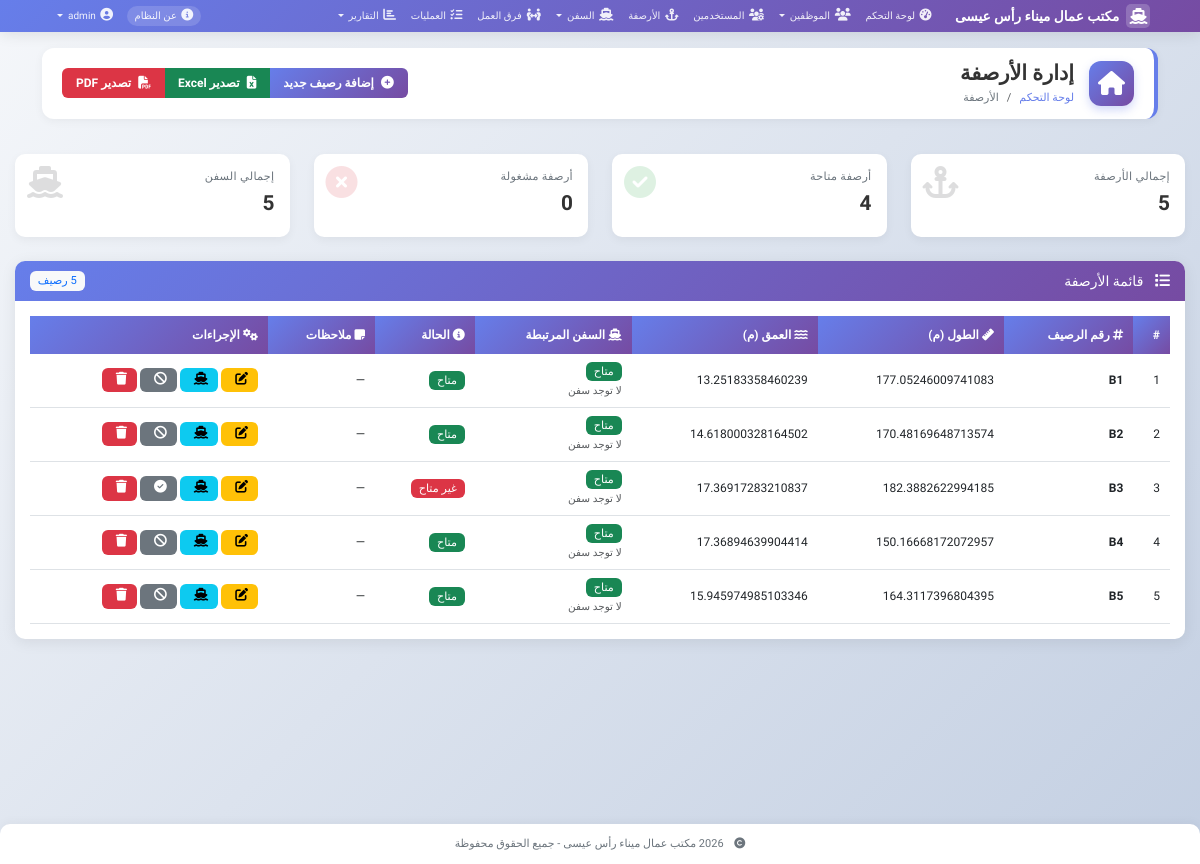
The page /berths (signed in) on the database its author committed.
### models.py (models this page shows, shortened)
class User(UserMixin, db.Model):
    __tablename__ = 'users'
    id = db.Column(db.Integer, primary_key=True)
    username = db.Column(db.String(80), unique=True, nullable=False)
    email = db.Column(db.String(120), unique=True, nullable=False)
    password_hash = db.Column(db.String(200), nullable=False)
    role = db.Column(db.String(20), nullable=False, default='employee')
    is_active = db.Column(db.Boolean, default=True)
    created_at = db.Column(db.DateTime, default=datetime.utcnow)
    def is_admin(self):
        return self.role == 'admin'

class Berth(db.Model):
    __tablename__ = 'berths'
    id = db.Column(db.Integer, primary_key=True)
    number = db.Column(db.String(10), unique=True, nullable=False)
    length = db.Column(db.Float)
    depth = db.Column(db.Float)
    is_available = db.Column(db.Boolean, default=True)
    current_ship_id = db.Column(db.Integer, db.ForeignKey('ships.id'))
    notes = db.Column(db.Text)
    current_ship = db.relationship('Ship')
    @property
    def ships_count(self):
        return Ship.query.filter_by(berth_number=self.number).count()
    @property
    def is_occupied(self):
        return self.current_ship_id is not None

### app.py (the view)
@app.route('/berths')
@login_required
def berth_list():
    berths = Berth.query.all()
    stats = {
        'total': len(berths),
        'active': sum(1 for b in berths if b.is_available),
        'occupied': sum(1 for b in berths if b.is_occupied),
        'total_ships': sum(b.ships_count for b in berths)
    }
    return render_template('berths/list.html', berths=berths, stats=stats)

### app.py (called while the page is built)
@app.context_processor
def inject_now():
    from datetime import datetime
    return {'now': datetime.now}

@login_manager.user_loader
def load_user(user_id):
    return User.query.get(int(user_id))

### templates/berths/list.html (shortened to what this page needs)
{% extends "base.html" %}
{% block page_title %}إدارة الأرصفة{% endblock %}
{% block breadcrumb %}
<li class="breadcrumb-item"><a href="{{ url_for('dashboard') }}">لوحة التحكم</a></li>
<li class="breadcrumb-item active">الأرصفة</li>
{% endblock %}
{% block page_actions %}
<div class="btn-group" role="group">
    {% if current_user.is_admin() %}
    <a href="{{ url_for('add_berth') }}" class="btn btn-primary">
        <i class="fas fa-plus-circle"></i> إضافة رصيف جديد
    </a>
    {% endif %}
    <button class="btn btn-success" onclick="exportToExcel()">
        <i class="fas fa-file-excel"></i> تصدير Excel
    </button>
    <button class="btn btn-danger" onclick="exportToPDF()">
        <i class="fas fa-file-pdf"></i> تصدير PDF
    </button>
</div>
{% endblock %}
{% block content %}
<div class="row mb-4">
    <div class="col-md-3">
        <div class="stat-card">
            <i class="fas fa-anchor stat-icon"></i>
            <div class="stat-title">إجمالي الأرصفة</div>
            <div class="stat-value">{{ stats.total }}</div>
        </div>
    </div>
    <div class="col-md-3">
        <div class="stat-card">
            <i class="fas fa-check-circle stat-icon" style="color: #28a745;"></i>
            <div class="stat-title">أرصفة متاحة</div>
            <div class="stat-value">{{ stats.active }}</div>
        </div>
    </div>
    <div class="col-md-3">
        <div class="stat-card">
            <i class="fas fa-times-circle stat-icon" style="color: #dc3545;"></i>
            <div class="stat-title">أرصفة مشغولة</div>
            <div class="stat-value">{{ stats.occupied }}</div>
        </div>
    </div>
    <div class="col-md-3">
        <div class="stat-card">
            <i class="fas fa-ship stat-icon"></i>
            <div class="stat-title">إجمالي السفن</div>
            <div class="stat-value">{{ stats.total_ships }}</div>
        </div>
    </div>
</div>
<div class="card">
    <div class="card-header bg-primary text-white d-flex justify-content-between align-items-center">
        <h5 class="mb-0">
            <i class="fas fa-list me-2"></i>
            قائمة الأرصفة
        </h5>
        <span class="badge bg-light text-primary">{{ berths|length }} رصيف</span>
    </div>
    <div class="card-body">
        <div class="table-responsive">
            <table class="table table-hover" id="berthsTable">
                <thead>
                    <tr>
                        <th>#</th>
                        <th><i class="fas fa-hashtag"></i> رقم الرصيف</th>
                        <th><i class="fas fa-ruler"></i> الطول (م)</th>
                        <th><i class="fas fa-water"></i> العمق (م)</th>
                        <th><i class="fas fa-ship"></i> السفن المرتبطة</th>
                        <th><i class="fas fa-info-circle"></i> الحالة</th>
                        <th><i class="fas fa-sticky-note"></i> ملاحظات</th>
                        {% if current_user.is_admin() %}
                        <th><i class="fas fa-cogs"></i> الإجراءات</th>
                        {% endif %}
                    </tr>
                </thead>
                <tbody>
                    {% for berth in berths %}
                    <tr>
                        <td>{{ loop.index }}</td>
                        <td>
                            <strong>{{ berth.number }}</strong>
                        </td>
                        <td>{{ berth.length or '—' }}</td>
                        <td>{{ berth.depth or '—' }}</td>
                        <td>
                            {% if berth.is_occupied %}
                                <span class="badge bg-primary">
                                    <i class="fas fa-ship me-1"></i>
                                    {{ berth.current_ship.name if berth.current_ship else 'سفينة' }}
                                </span>
                                <br>
                                <small class="text-muted">مشغول حالياً</small>
                            {% else %}
                                <span class="badge bg-success">متاح</span>
                                <br>
                                <small class="text-muted">لا توجد سفن</small>
                            {% endif %}
                        </td>
                        <td>
                            {% if berth.is_available %}
                                <span class="badge bg-success">متاح</span>
                            {% else %}
                                <span class="badge bg-danger">غير متاح</span>
                            {% endif %}
                        </td>
                        <td>
                            {% if berth.notes %}
                                <i class="fas fa-comment text-muted" title="{{ berth.notes }}"></i>
                            {% else %}
                                —
                            {% endif %}
                        </td>
                        {% if current_user.is_admin() %}
                        <td class="action-buttons">
                            <a href="{{ url_for('edit_berth', id=berth.id) }}" class="btn btn-sm btn-warning" title="تعديل">
                                <i class="fas fa-edit"></i>
                            </a>
                            <button class="btn btn-sm btn-info" title="عرض السفن"
                                    onclick="showBerthShips({{ berth.id }})">
                                <i class="fas fa-ship"></i>
                            </button>
                            <a href="{{ url_for('toggle_berth', id=berth.id) }}" class="btn btn-sm btn-secondary"
                               title="{% if berth.is_available %}تعطيل{% else %}تفعيل{% endif %}">
                                <i class="fas {% if berth.is_available %}fa-ban{% else %}fa-check-circle{% endif %}"></i>
                            </a>
                            <a href="{{ url_for('delete_berth', id=berth.id) }}" class="btn btn-sm btn-danger"
                               onclick="return confirm('⚠️ هل أنت متأكد من حذف الرصيف {{ berth.number }}؟')" title="حذف">
                                <i class="fas fa-trash"></i>
                            </a>
                        </td>
                        {% endif %}
                    </tr>
                    {% endfor %}
                </tbody>
            </table>
        </div>
    </div>
</div>
{% endblock %}

### templates/base.html (shortened to what this page needs)
<!DOCTYPE html>
<html lang="ar" dir="rtl">
<head>
    <link href="https://cdn.jsdelivr.net/npm/bootstrap@5.3.0/dist/css/bootstrap.rtl.min.css" rel="stylesheet">
    <link rel="stylesheet" href="https://cdnjs.cloudflare.com/ajax/libs/font-awesome/6.4.0/css/all.min.css">
    <link rel="stylesheet" href="https://cdn.datatables.net/1.13.4/css/dataTables.bootstrap5.min.css">
    <link rel="stylesheet" href="https://cdn.jsdelivr.net/npm/sweetalert2@11/dist/sweetalert2.min.css">
</head>
<body>
    <nav class="navbar navbar-expand-lg">
        <div class="container-fluid">
            <a class="navbar-brand" href="{{ url_for('index') }}">
                <i class="fas fa-ship"></i>
                مكتب عمال ميناء رأس عيسى
            </a>
            <div class="collapse navbar-collapse" id="navbarNav">
                {% if current_user.is_authenticated %}
                <ul class="navbar-nav me-auto">
                    <li class="nav-item">
                        <a class="nav-link {% if request.endpoint == 'dashboard' %}active{% endif %}" href="{{ url_for('dashboard') }}">
                            <i class="fas fa-tachometer-alt"></i>
                            لوحة التحكم
                        </a>
                    </li>
                    <li class="nav-item dropdown">
                        <a class="nav-link dropdown-toggle" href="#" role="button" data-bs-toggle="dropdown">
                            <i class="fas fa-users"></i>
                            الموظفين
                        </a>
                    </li>
                    {% if current_user.is_admin() %}
                    <li class="nav-item">
                        <a class="nav-link {% if request.endpoint in ['user_list', 'add_user', 'edit_user'] %}active{% endif %}" href="{{ url_for('user_list') }}">
                            <i class="fas fa-users-cog"></i>
                            المستخدمين
                        </a>
                    </li>
                    {% endif %}
                    <li class="nav-item">
                        <a class="nav-link {% if request.endpoint in ['berth_list', 'add_berth', 'edit_berth'] %}active{% endif %}" href="{{ url_for('berth_list') }}">
                            <i class="fas fa-anchor"></i>
                            الأرصفة
                        </a>
                    </li>
                    <li class="nav-item dropdown">
                        <a class="nav-link dropdown-toggle" href="#" role="button" data-bs-toggle="dropdown">
                            <i class="fas fa-ship"></i>
                            السفن
                        </a>
                    </li>
                    <li class="nav-item">
                        <a class="nav-link {% if request.endpoint == 'team_list' %}active{% endif %}" href="{{ url_for('team_list') }}">
                            <i class="fas fa-people-arrows"></i>
                            فرق العمل
                        </a>
                    </li>
                    <li class="nav-item">
                        <a class="nav-link {% if request.endpoint in ['operation_list', 'add_operation', 'edit_operation'] %}active{% endif %}" href="{{ url_for('operation_list') }}">
                            <i class="fas fa-tasks"></i>
                            العمليات
                        </a>
                    </li>
                    <li class="nav-item dropdown">
                        <a class="nav-link dropdown-toggle" href="#" role="button" data-bs-toggle="dropdown">
                            <i class="fas fa-chart-bar"></i>
                            التقارير
                        </a>
                    </li>
                </ul>
                <ul class="navbar-nav">
                    <li class="nav-item">
                        <a class="nav-link" href="{{ url_for('about') }}">
                            <i class="fas fa-info-circle"></i>
                            <span class="d-none d-lg-inline">عن النظام</span>
                        </a>
                    </li>
                    <li class="nav-item dropdown">
                        <a class="nav-link dropdown-toggle" href="#" role="button" data-bs-toggle="dropdown">
                            <i class="fas fa-user-circle"></i>
                            {{ current_user.username }}
                        </a>
                    </li>
                </ul>
                {% endif %}
            </div>
        </div>
    </nav>
    {% if current_user.is_authenticated %}
    <div class="container-fluid mt-3">
        <div class="page-header-wrapper">
            <div class="page-header-content">
                <div class="page-header-icon">
                    <i class="{% block page_icon %}fas fa-home{% endblock %}"></i>
                </div>
                <div class="page-header-title">
                    <h4 class="mb-0">{% block page_title %}{% endblock %}</h4>
                    <nav aria-label="breadcrumb">
                        <ol class="breadcrumb">
                            {% block breadcrumb %}{% endblock %}
                        </ol>
                    </nav>
                </div>
            </div>
            <div class="page-header-actions">
                {% block page_actions %}{% endblock %}
            </div>
        </div>
    </div>
    {% endif %}
    <main class="main-content">
        {% block content %}{% endblock %}
    </main>
    <footer class="footer">
        <div class="container">
            <p class="mb-0">
                <i class="fas fa-copyright me-2"></i>
                2026 مكتب عمال ميناء رأس عيسى - جميع الحقوق محفوظة
            </p>
        </div>
    </footer>
</body>
</html>

### rows shown on the page
User: username "admin"
Berth: number "B1", length "177.05246009741083", depth "13.25183358460239", shows "متاح", is_available "متاح"
Berth: number "B2", length "170.48169648713574", depth "14.618000328164502", shows "متاح", is_available "متاح"
Berth: number "B3", length "182.3882622994185", depth "17.36917283210837", shows "متاح", is_available "غير متاح"
Berth: number "B4", length "150.16668172072957", depth "17.36894639904414", shows "متاح", is_available "متاح"
Berth: number "B5", length "164.3117396804395", depth "15.945974985103346", shows "متاح", is_available "متاح"

### other values the page prints
{{ stats.total }} "5"
{{ stats.active }} "4"
{{ stats.occupied }} "0"
{{ stats.total_ships }} "5"
